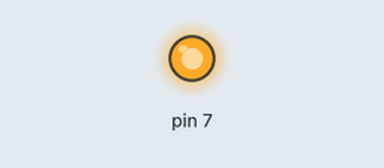
This program was run on a simulated Raspberry Pi (header pin numbers). Parts: output pins drawn as LEDs (lit = HIGH).

Above: at 0.1 s.
Timing chart, 0 to 1.6 s (numbered marks = the images above):
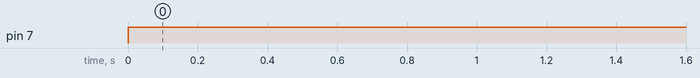

The program:

Infrared.py
```python
import os
import RPi.GPIO as GPIO
from time import sleep
import time
GPIO.setwarnings(False)
GPIO.setmode(GPIO.BOARD)
GPIO.setup(7, GPIO.OUT, initial=GPIO.LOW)

GPIO.setup(5,GPIO.IN)
while True:
    GPIO.output(7, GPIO.HIGH)
```

Measured:
- by itself, pin 7: LOW → HIGH at 0.00 s
